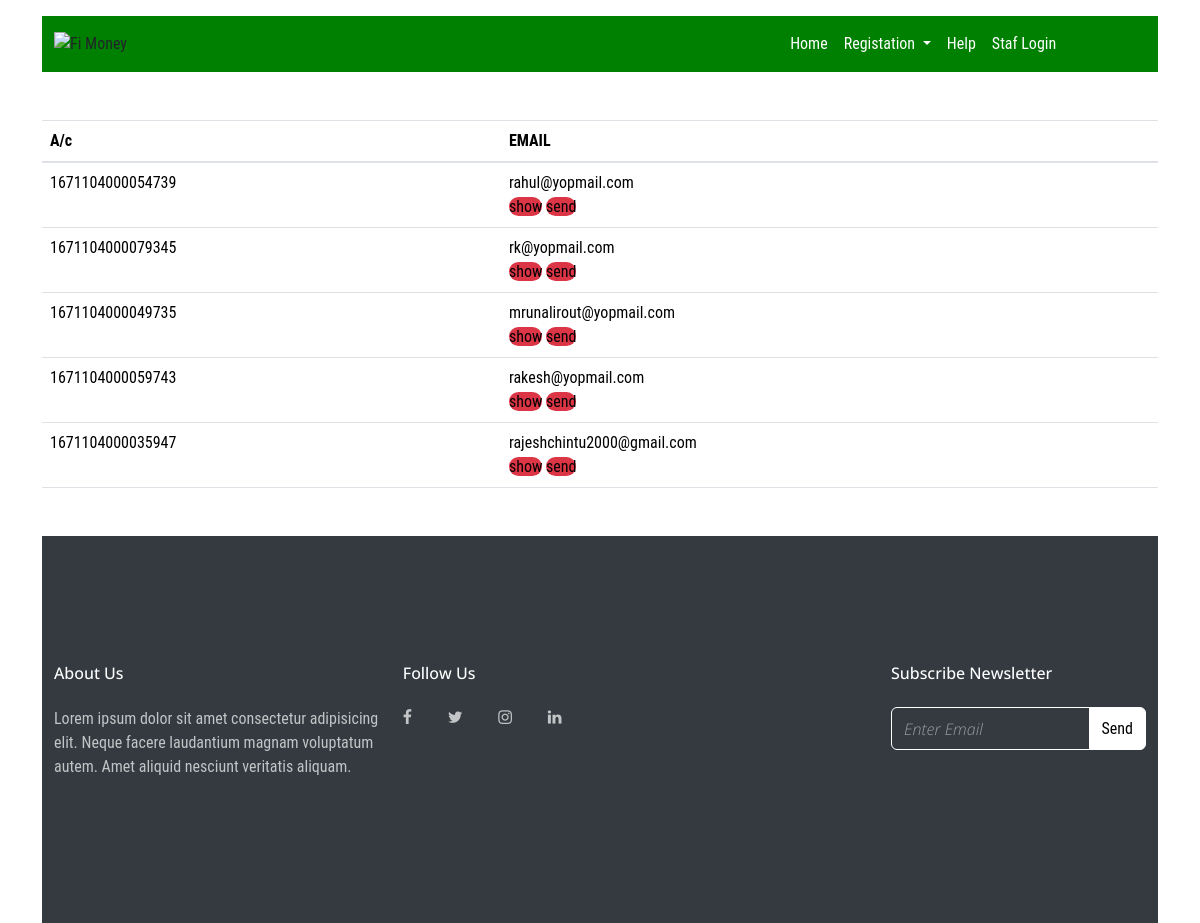
The page /aproved_user/ on the database its author committed.
### staf/models.py (models this page shows, shortened)
class AccountDetails(models.Model):
    account_no=models.CharField(max_length=16,unique=True,default="16711040000")
    coustmerid=models.CharField(max_length=8,unique=True,default="8658")
    balance = models.FloatField(default=2500)
    created_at=models.DateTimeField(auto_now_add=True)
    types=models.CharField(max_length=12,default="saving")
    Branch=models.CharField(max_length=30,default="kakatpur")
    ModeofOperation=models.CharField(max_length=30,default="Single")
    ifsc_code=models.CharField(max_length=12,default="fi0001671")
    coustmer = models.OneToOneField(Coustmer, on_delete=models.CASCADE,blank=True,null=True)
    status = models.BooleanField(default=False)
    mpin = models.CharField(max_length=4)
    creditCard = models.CharField(max_length=20,blank=True,null=True)

class Coustmer(models.Model):
    photo = models.ImageField(upload_to="profile")
    first_name = models.CharField(max_length=90)
    last_name = models.CharField(max_length=90)
    email = models.EmailField(max_length=90,unique=True)
    mobile = models.CharField(max_length=15,unique=True)
    address = models.CharField(max_length=150)
    address2 = models.CharField(max_length=150,blank=True,null=True)
    pin = models.CharField(max_length=6)
    state = models.CharField(max_length=150)
    pan_card = models.CharField(max_length=12,unique=True)
    pan_photo = models.ImageField(upload_to="adharacard")
    addhar_card = models.CharField(max_length=12,unique=True)
    adhar_f = models.ImageField(upload_to="adharacard")
    adhar_b = models.ImageField(upload_to="adharacard")
    status = models.BooleanField(default=False)
    def __str__(self):
        return self.email

### staf/views.py (the view)
# urls.py: path('aproved_user/',views.aproved_user,name="aproved_user"),
@csrf_exempt
def aproved_user(request):
    aproved_data = AccountDetails.objects.filter(status=False)
    data = Stafuser.objects.all()
    context = {
        "aproved_data":aproved_data,
        "data":data
    }
    return render(request, 'aproved_user.html',context)

### templates/aproved_user.html
{% extends 'base.html' %}
{% block content %}
<div class="container my-5">
    {% if aproved_data %}
    <table class="table table-hover bg-light" style="height: 150px; margin: 0px;">
        <thead>
            <tr style="background-color: rgb(120, 183, 120);">
                <th scope="col" style="color: black;">A/c</th>
                <th scope="col" style="color: black;">EMAIL</th>
            </tr>
        </thead>
        <tbody>
            {% for i in aproved_data reversed %}
            <tr>
                <td style="color: black;">{{i.account_no}}</td>
                <td style="color: black;">{{i.coustmer}}<br>
                    <a href="{% url 'account_book' i.id %}"
                        style="border-radius: 10px; color: black; text-decoration: none;" class="btn-danger">show</a>
                    <a href="{% url 'gen_pdf' i.id %}" style="border-radius: 10px; color: black;text-decoration: none;"
                        class="btn-danger">send</a>
                </td>
            </tr>
            {% endfor %}
        </tbody>
    </table>
    {% else %}
    <h4 class="text-center alert alert-warning">no data</h4>
    {% endif %}
</div>
{% endblock content %}

### templates/base.html (shortened to what this page needs)
<!doctype html>
{% load static %}
<html lang="en">
<head>
  <link rel="stylesheet" href="{% static 'fonts/icomoon/style.css' %}">
  <link rel="stylesheet" href="{% static 'css/bootstrap.min.css' %}">
  <link rel="stylesheet" href="{% static 'css/jquery-ui.css' %}">
  <link rel="stylesheet" href="{% static 'css/owl.carousel.min.css' %}">
  <link rel="stylesheet" href="{% static 'css/owl.theme.default.min.css' %}">
  <link rel="stylesheet" href="{% static 'css/owl.theme.default.min.css' %}">
  <link rel="stylesheet" href="{% static 'css/jquery.fancybox.min.css' %}">
  <link rel="stylesheet" href="{% static 'css/bootstrap-datepicker.css' %}">
  <link rel="stylesheet" href="{% static 'fonts/flaticon/font/flaticon.css' %}">
  <link rel="stylesheet" href="{% static 'css/aos.css' %}">
  <link rel="stylesheet" href="{% static 'css/style.css' %}">
  <link href="https://cdn.jsdelivr.net/npm/bootstrap@5.3.0-alpha1/dist/css/bootstrap.min.css" rel="stylesheet"
>
    <link rel="stylesheet" href="https://use.fontawesome.com/releases/v5.3.1/css/all.css"
>
    <link rel='stylesheet' href='https://use.fontawesome.com/releases/v5.3.1/css/all.css'>
    <link rel="stylesheet" href="{% static 'css/apcc.css' %}">
</head>
<body data-spy="scroll" data-target=".site-navbar-target" data-offset="300">
  <div class="container">
    <nav class="navbar navbar-expand-lg bg-body-tertiary my-3">
      <div class="container-fluid">
        <a href="{% url 'home' %}"
          class="d-flex align-items-center mb-3 mb-md-0 me-md-auto text-dark text-decoration-none">
          <span class=""><img src="https://purelifi.com/wp-content/uploads/2020/07/cropped-cropped-pureLiFi-logo.png"
            alt="Fi Money" loading="lazy" class="sc-gsnTZi sc-dkzDqf krIvpr hKVGsE" width="130px"></span>
        </a>
        <div class="collapse navbar-collapse" id="navbarSupportedContent" style="margin-left: 60%;">
          <ul class="navbar-nav me-auto mb-2 mb-lg-0">
            <li class="nav-item">
              <a class="nav-link active" aria-current="page" href="{% url 'home' %}">Home</a>
            </li>
            {% if not request.session.username %}
            <li class="nav-item dropdown">
              <a class="nav-link dropdown-toggle" href="#" role="button" data-bs-toggle="dropdown"
                aria-expanded="false">
                Registation
              </a>
            </li>
            {% endif %}
            <li class="nav-item">
              <a class="nav-link" href="{% url 'contact' %}">Help</a>
            </li>
            {% if not request.session.username %}
            <li class="nav-item">
              <a class="nav-link" href="{% url 'login' %}">Staf Login</a>
            </li>
            {% endif %}
          </ul>
        </div>
      </div>
    </nav>
  </div>
  {% block content %}
  {% endblock content %}
  <div class="container">
    <footer class="site-footer">
      <div class="container">
        <div class="row">
          <div class="col-md-9">
            <div class="row">
              <div class="col-md-5">
                <h2 class="footer-heading mb-4">About Us</h2>
                <p>Lorem ipsum dolor sit amet consectetur adipisicing elit. Neque facere laudantium magnam voluptatum
                  autem. Amet aliquid nesciunt veritatis aliquam.</p>
              </div>
              <div class="col-md-3 footer-social">
                <h2 class="footer-heading mb-4">Follow Us</h2>
                <a href="#" class="pl-0 pr-3"><span class="icon-facebook"></span></a>
                <a href="#" class="pl-3 pr-3"><span class="icon-twitter"></span></a>
                <a href="#" class="pl-3 pr-3"><span class="icon-instagram"></span></a>
                <a href="#" class="pl-3 pr-3"><span class="icon-linkedin"></span></a>
              </div>
            </div>
          </div>
          <div class="col-md-3">
            <h2 class="footer-heading mb-4">Subscribe Newsletter</h2>
            <form action="#" method="post" class="footer-subscribe">
              <div class="input-group mb-3">
                <input type="text" class="form-control border-secondary text-white bg-transparent"
                  placeholder="Enter Email" aria-label="Enter Email" aria-describedby="button-addon2">
                <div class="input-group-append">
                  <button class="btn btn-primary text-black" type="button" id="button-addon2">Send</button>
                </div>
              </div>
            </form>
          </div>
        </div>
      </div>
    </footer>
  </div>
</body>
</html>

### static/css/style.css (style rules this page uses)
html { overflow-x: hidden; }
body { line-height: 1.7; color: gray; font-weight: 400; font-size: 1rem; }
a { -webkit-transition: .3s all ease; -o-transition: .3s all ease; transition: .3s all ease; }
h1, h2, h3, h4, h5, .h1, .h2, .h3, .h4, .h5 { font-family: "Open Sans", -apple-system, BlinkMacSystemFont, "Segoe UI", Roboto, "Helvetica Neue", Arial, "Noto Sans", sans-serif, "Apple Color Emoji", "Segoe UI Emoji", "Segoe UI Symbol", "Noto Color Emoji"; }
.text-black { color: #000 !important; }
body:after { -webkit-transition: .3s all ease-in-out; -o-transition: .3s all ease-in-out; transition: .3s all ease-in-out; }
.btn { font-size: 16px; border-radius: 30px; padding: 10px 30px; }
.btn.btn-primary { background: #007bff; border-color: #007bff; color: #fff; }
.form-control { height: 43px; border-radius: 30px; font-family: "Open Sans", -apple-system, BlinkMacSystemFont, "Segoe UI", Roboto, "Helvetica Neue", Arial, "Noto Sans", sans-serif, "Apple Color Emoji", "Segoe UI Emoji", "Segoe UI Symbol", "Noto Color Emoji"; }
.site-footer { padding: 4em 0; background: #343a40; }
@media (min-width: 768px) { .site-footer { padding: 8em 0; } }
.site-footer p { color: rgba(255, 255, 255, 0.7); }
.site-footer h2, .site-footer h3, .site-footer h4, .site-footer h5 { color: #fff; }
.site-footer a { color: rgba(255, 255, 255, 0.7); text-decoration: underline; }
.site-footer .footer-heading { font-size: 16px; color: #fff; }
.bg-light { background: #ccc; }
.footer-social a { text-decoration: none !important; }
.footer-subscribe .form-control { border-color: #fff !important; }
.footer-subscribe .btn { height: 43px; line-height: 1; border: 1px solid #fff; background: #fff !important; color: #000 !important; }

### static/css/apcc.css (style rules this page uses)
* { margin: 0; padding: 0; }
body { font-family: "Roboto Condensed", sans-serif; }

### templates/base.html (style rules this page uses)
.navbar { background-color: green !important; }
.navbar-nav { background-color: green !important; }
.nav-link { color: white !important; }

### rows shown on the page
AccountDetails: account_no "1671104000054739", coustmer "rahul@yopmail.com"
AccountDetails: account_no "1671104000079345", coustmer "rk@yopmail.com"
AccountDetails: account_no "1671104000049735", coustmer "mrunalirout@yopmail.com"
AccountDetails: account_no "1671104000059743", coustmer "rakesh@yopmail.com"
AccountDetails: account_no "1671104000035947", coustmer "rajeshchintu2000@gmail.com"
